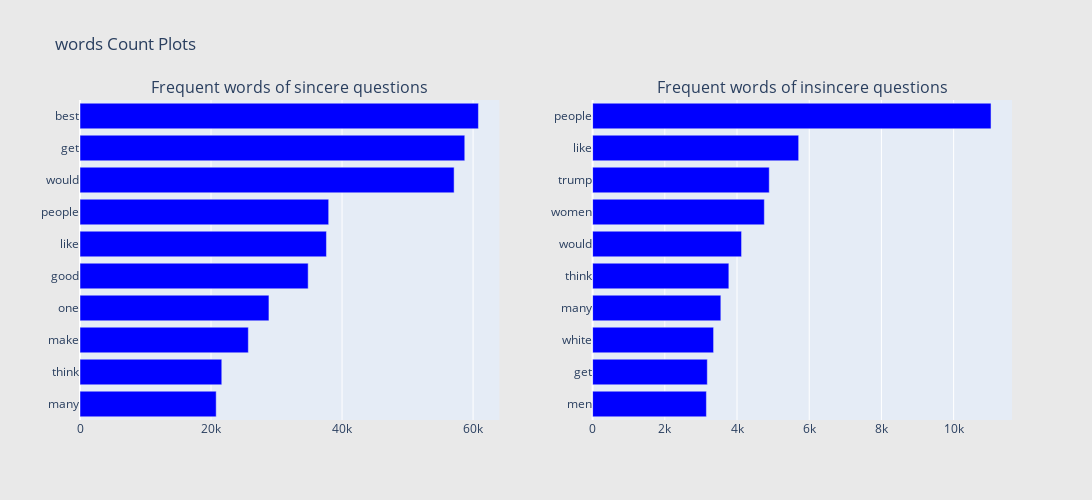

The notebook cell this image was saved under:
### Code cell
plot_ngrams(1)

### Figure 1 — Plotly figure (JSON) as saved in the notebook; plotly's stock layout.template omitted (floating-point values rounded to 4 significant figures)
{"data": [{"marker": {"color": "blue"}, "orientation": "h", "showlegend": false, "type": "bar", "x": [20788, 21641, 25696, 28840, 34827, 37618, 37960, 57105, 58731, 60816], "xaxis": "x", "y": ["many", "think", "make", "one", "good", "like", "people", "would", "get", "best"], "yaxis": "y"}, {"marker": {"color": "blue"}, "orientation": "h", "showlegend": false, "type": "bar", "x": [3152, 3177, 3351, 3552, 3774, 4126, 4757, 4893, 5708, 11036], "xaxis": "x2", "y": ["men", "get", "white", "many", "think", "would", "women", "trump", "like", "people"], "yaxis": "y2"}], "layout": {"annotations": [{"font": {"size": 16}, "showarrow": false, "text": "Frequent words of sincere questions", "x": 0.225, "xanchor": "center", "xref": "paper", "y": 1.0, "yanchor": "bottom", "yref": "paper"}, {"font": {"size": 16}, "showarrow": false, "text": "Frequent words of insincere questions", "x": 0.775, "xanchor": "center", "xref": "paper", "y": 1.0, "yanchor": "bottom", "yref": "paper"}], "height": 500, "paper_bgcolor": "rgb(233,233,233)", "title": {"text": "words Count Plots"}, "width": 1150, "xaxis": {"anchor": "y", "domain": [0.0, 0.45]}, "xaxis2": {"anchor": "y2", "domain": [0.55, 1.0]}, "yaxis": {"anchor": "x", "domain": [0.0, 1.0]}, "yaxis2": {"anchor": "x2", "domain": [0.0, 1.0]}}}
